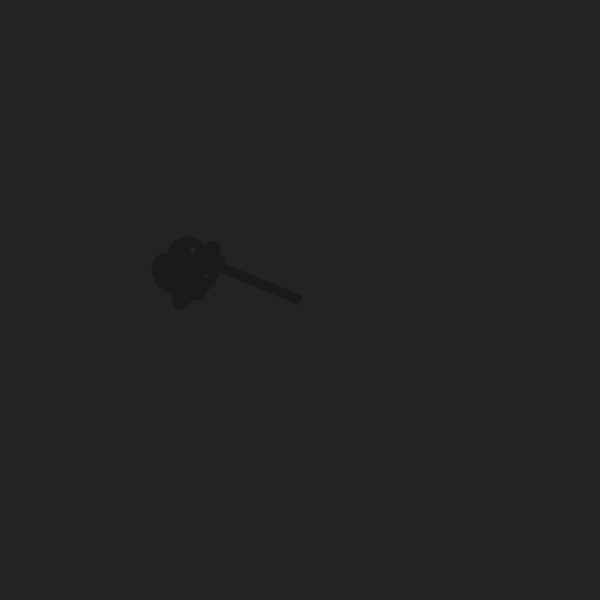
Frame 1 (no input)
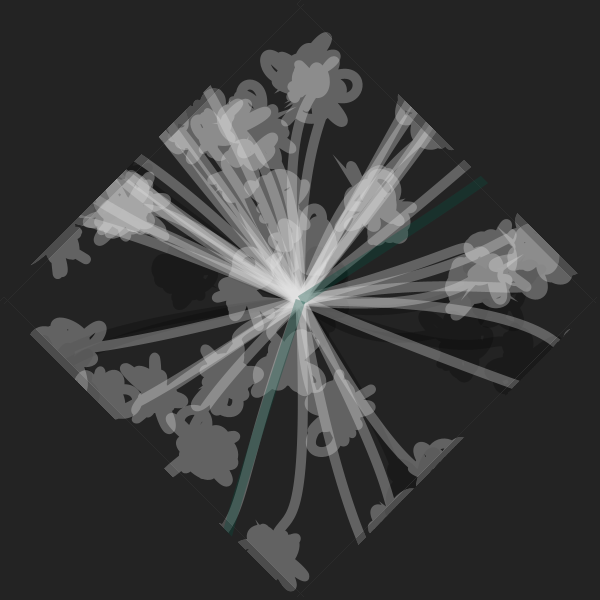
Frame 60 (the mouse pressed at the canvas centre just before this capture)
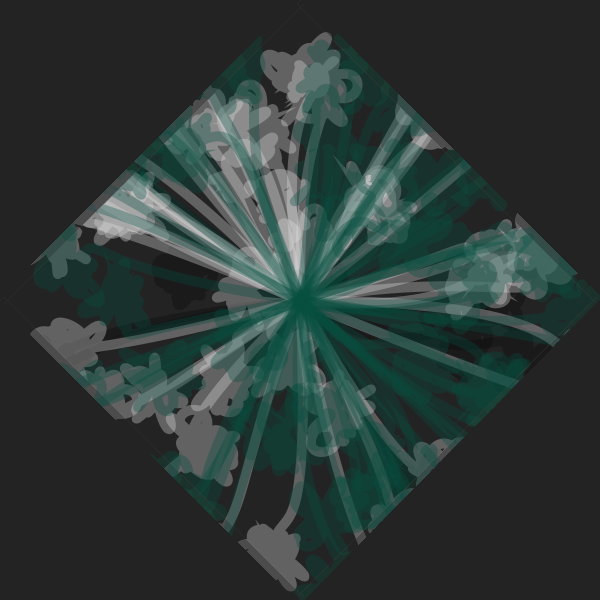
Frame 120 (the mouse held since frame 60 and released just before this capture)

The Processing sketch that drew these frames (run headless with seeded random() and noise(); from frame 60 on, the mouse is pressed at the canvas centre):

// Processing sketch: bouquet
// ── bouquet.pde
int SIZE;
Scribbler s1, s2,s3;
int baset, tvar;
int SW;

void mousePressed(){
  background(color(0,100,100, 1));
}

class Scribbler {
  float x1, y1, x2,y2;
  int slope;
  int r;
  color c;
  int tr;
  color[] colours;
  int cindex;

  Scribbler(float x1, float y1, int r, int s) {
    this.x1 = 0;
    this.y1 = y1;
    this.slope = s;
    this.r = r;
    this.tr = baset + int(random(-tvar, tvar));
    this.colours = new color[] {color(10),color(225), color(5,77,62)};
    this.cindex = 0;
    getNextColour();
  }
  
  void getNextColour(){
    c = colours[cindex++%colours.length];
  }
  void move(){
    x2 = random(0, SIZE);

    y2 = y1 + random(-r,r);
    
    if(random(100)>99){
      //x1 = SIZE - x1;
            getNextColour();
      
      
    }

    if(y2 >= SIZE || y2 <= 0){
      y2 = random(0, SIZE);
    }
  }
  
  void scribble() {
    
    tr = baset + int(random(-tvar, tvar));
      
    stroke(c, tr);
    move();
    drawSwoosh(SIZE*0.5, SIZE*0.5);
    fill(35);
    stroke(35,5);
    line(SIZE*0.5,0,0,SIZE*0.5);
    line(SIZE*0.5,0,SIZE,SIZE*0.5);
    line(0,SIZE*0.5,SIZE*0.5,SIZE);
    line(SIZE*0.5,SIZE,SIZE,SIZE*0.5);
    noStroke();
    triangle(0.0,0.0,SIZE*0.5-5,0.0, 0.0, SIZE*0.5-5);
    triangle(SIZE/2+5,0,SIZE,0,SIZE,SIZE/2-5);
    triangle(0,SIZE,SIZE/2-5,SIZE,0,SIZE/2+5);
    triangle(SIZE,SIZE/2,SIZE/2+5,SIZE,SIZE,SIZE+5);
    noFill();
  }
  void drawMark(float x, float y){
    int s = 5;
    ellipse(x, y, s, s);
  }
  
  void drawSwoosh(float x, float y){

    float n = 10.0;    
    //float x= x1+random(-r,r);
    //float y=y1+random(-r,r);

//    beginShape();
//    vertex(x,y);
//
//    for(int i = 0; i < n; i++){
//      bezierVertex(x, y, x1+ ((1+i)*(x2-x1)/(n*2)), y1 + ((1+i)*(y2-y1)/(2*n)), x1 + ((1+i)*(x2-x1)/n), y1 + ((1+i)*(y2-y1)/n));
//    }
//    endShape();
//    
      //int r = 100;
      x1 = random(SIZE);
      y1 = random(SIZE);
   beginShape();
 
  vertex(x, y);
      for(int i = 0; i < n; i++){
    bezierVertex(getPoint(x1,r), getPoint(y1,r),getPoint(x1,r), getPoint(y1,r),x1,y1);
  }     for(int i = 0; i < n; i++){

  
    bezierVertex(getPoint(x1,r), getPoint(y1,r),getPoint(x1,r), getPoint(y1,r),x1, y1);
    }
    
  
    endShape();


    y1 = y2;
  }
  
  int getPoint(float c, int r){
  return int(c) + int(random(0-r,r));
}
   void drawLine(){

    float n = 10.0;    
    for(int i = 0; i < n; i++){
      line(x1, y1, x1 + ((1+i)*(x2-x1)/n), y1);
    }
    y1 = y2;
  }
  
  void drawX(float x, float y){
    line(x-slope,y+slope,x+slope,y-slope);
    line(x-slope, y-slope, x+slope, y+slope);
  }
}


void setup() {
  SW = 10;
  SIZE = 600;
  strokeCap(SQUARE);
  surface.setSize(SIZE, SIZE);
  background(35);

  //background(color(0,100,100, 1));
  strokeWeight(SW);
  baset = 85;
  tvar = 0;
  noFill();
  s2 = new Scribbler(random(SIZE), random(SIZE), 60, 5);

}

void draw() {
    //s1.scribble();
    s2.scribble();
    //s3.scribble();

}
